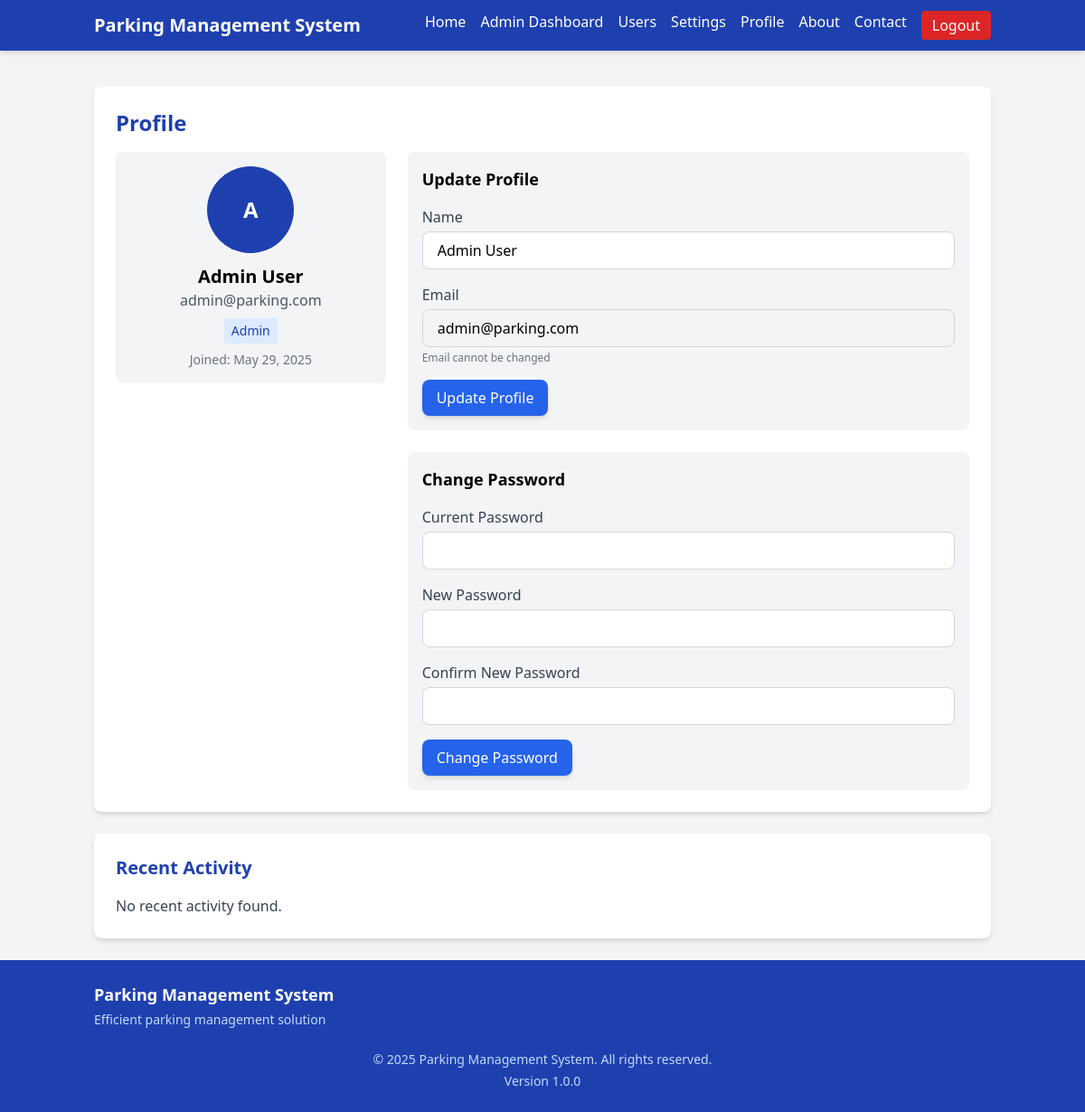
The page /users/profile (signed in) on the database its author committed.
### tables this page shows
CREATE TABLE users (
    id INT AUTO_INCREMENT PRIMARY KEY,
    name VARCHAR(100) NOT NULL,
    email VARCHAR(100) NOT NULL UNIQUE,
    password VARCHAR(255) NOT NULL,
    role ENUM('admin', 'agent') NOT NULL DEFAULT 'agent',
    created_at DATETIME DEFAULT CURRENT_TIMESTAMP,
    updated_at DATETIME DEFAULT CURRENT_TIMESTAMP ON UPDATE CURRENT_TIMESTAMP
);

### app/controllers/UsersController.php (called while the page is built, shortened)
<?php
class UsersController extends Controller
{
    private $userModel;
    public function __construct()
    {
        $this->userModel = $this->model('User');
    }
    public function profile()
    {
        $userId = $_SESSION['user_id'];
        $data = [
            'title' => 'Profile',
            'user' => $this->userModel->findById($userId),
            'activities' => $this->userModel->getActivities($userId, 10),
            'errors' => []
        ];
        $this->view('users/profile', $data);
    }
}

### app/core/Application.php (called while the page is built, shortened)
<?php
class Application
{
    protected $controller = 'HomeController';
    protected $method = 'index';
    protected $params = [];
    public function __construct()
    {
        $url = $this->parseUrl();
        if (isset($url[0]) && file_exists(APP . 'controllers/' . ucfirst($url[0]) . 'Controller.php')) {
            $this->controller = ucfirst($url[0]) . 'Controller';
            unset($url[0]);
        }
        $this->controller = new $controllerNamespace();
        if (isset($url[1]) && method_exists($this->controller, $url[1])) {
            $this->method = $url[1];
            unset($url[1]);
        }
        $this->params = $url ? array_values($url) : [];
    }
    public function run()
    {
        call_user_func_array([$this->controller, $this->method], $this->params);
    }
    protected function parseUrl()
    {
        if (isset($_GET['url'])) {
            $url = rtrim($_GET['url'], '/');
            $url = filter_var($url, FILTER_SANITIZE_URL);
            return explode('/', $url);
        }
        return [];
    }
}

### public/index.php (called while the page is built, shortened)
<?php
require_once APP . 'core/bootstrap.php';
$app = new App\Core\Application();
$app->run();

### app/core/Model.php (called while the page is built, shortened)
<?php
class Model
{
    protected $db;
    protected $table;
    public function __construct()
    {
        $this->db = Database::getInstance();
    }
    public function findById($id)
    {
        try {
            $stmt = $this->db->prepare("SELECT * FROM {$this->table} WHERE id = :id");
            $stmt->bindParam(':id', $id, PDO::PARAM_INT);
            $stmt->execute();
            return $stmt->fetch(PDO::FETCH_OBJ);
        } catch (PDOException $e) {
            error_log($e->getMessage());
            return false;
        }
    }
}

### app/core/bootstrap.php (called while the page is built, shortened)
<?php
spl_autoload_register(function ($className) {
    $className = str_replace('\\', DIRECTORY_SEPARATOR, $className);
    $file = ROOT . $className . '.php';
});

### app/core/Database.php (called while the page is built, shortened)
<?php
class Database
{
    private static $instance = null;
    private function __construct()
    {
        try {
            $this->conn = new PDO(
                'mysql:host=' . DB_HOST . ';dbname=' . DB_NAME . ';charset=utf8',
                DB_USER,
                DB_PASS,
                [
                    PDO::ATTR_ERRMODE => PDO::ERRMODE_EXCEPTION,
                    PDO::ATTR_DEFAULT_FETCH_MODE => PDO::FETCH_OBJ,
                    PDO::ATTR_EMULATE_PREPARES => false
                ]
            );
        } catch (PDOException $e) {
            die('Database connection failed: ' . $e->getMessage());
        }
    }
    public static function getInstance()
    {
        if (!self::$instance) {
            self::$instance = new Database();
        }
        return self::$instance->conn;
    }
}

### app/views/users/profile.php (the view, shortened to what this page needs)
<?php require APP . 'views/includes/header.php'; ?>
<div class="bg-white rounded-lg shadow-md p-6 mb-6">
    <h1 class="text-2xl font-bold text-blue-800 mb-4"><?= $title ?></h1>
    <div class="grid grid-cols-1 md:grid-cols-3 gap-6">
        <div class="md:col-span-1">
            <div class="bg-gray-100 p-4 rounded-lg text-center">
                <div class="w-24 h-24 bg-blue-800 rounded-full mx-auto mb-3 flex items-center justify-center">
                    <span class="text-white text-2xl font-bold"><?= substr($user->name, 0, 1) ?></span>
                </div>
                <h2 class="text-xl font-semibold"><?= $user->name ?></h2>
                <p class="text-gray-600"><?= $user->email ?></p>
                <p class="text-sm bg-blue-100 text-blue-800 rounded px-2 py-1 mt-2 inline-block capitalize"><?= $user->role ?></p>
                <p class="text-gray-500 text-sm mt-2">Joined: <?= date('M d, Y', strtotime($user->created_at)) ?></p>
            </div>
        </div>
        <div class="md:col-span-2">
            <div class="bg-gray-100 p-4 rounded-lg mb-6">
                <h3 class="text-lg font-semibold mb-3">Update Profile</h3>
                <form action="<?= URL_ROOT ?>/users/profile" method="POST" class="space-y-4">
                    <div>
                        <label for="name" class="block text-gray-700 mb-1">Name</label>
                        <input type="text" id="name" name="name" class="w-full px-4 py-2 border rounded-lg focus:outline-none focus:ring-2 focus:ring-blue-500 <?= isset($errors['name']) ? 'border-red-500' : 'border-gray-300' ?>" value="<?= $user->name ?>">
                    </div>
                    <div>
                        <label for="email" class="block text-gray-700 mb-1">Email</label>
                        <input type="email" id="email" name="email" class="w-full px-4 py-2 border rounded-lg bg-gray-100 border-gray-300" value="<?= $user->email ?>" disabled>
                        <p class="text-gray-500 text-xs mt-1">Email cannot be changed</p>
                    </div>
                    <div>
                        <button type="submit" class="bg-blue-600 hover:bg-blue-700 text-white px-4 py-2 rounded-lg shadow-md transition">Update Profile</button>
                    </div>
                </form>
            </div>
            <div class="bg-gray-100 p-4 rounded-lg">
                <h3 class="text-lg font-semibold mb-3">Change Password</h3>
                <form action="<?= URL_ROOT ?>/users/profile" method="POST" class="space-y-4">
                    <div>
                        <label for="current_password" class="block text-gray-700 mb-1">Current Password</label>
                        <input type="password" id="current_password" name="current_password" class="w-full px-4 py-2 border rounded-lg focus:outline-none focus:ring-2 focus:ring-blue-500 <?= isset($errors['current_password']) ? 'border-red-500' : 'border-gray-300' ?>">
                    </div>
                    <div>
                        <label for="new_password" class="block text-gray-700 mb-1">New Password</label>
                        <input type="password" id="new_password" name="new_password" class="w-full px-4 py-2 border rounded-lg focus:outline-none focus:ring-2 focus:ring-blue-500 <?= isset($errors['new_password']) ? 'border-red-500' : 'border-gray-300' ?>">
                    </div>
                    <div>
                        <label for="confirm_password" class="block text-gray-700 mb-1">Confirm New Password</label>
                        <input type="password" id="confirm_password" name="confirm_password" class="w-full px-4 py-2 border rounded-lg focus:outline-none focus:ring-2 focus:ring-blue-500 <?= isset($errors['confirm_password']) ? 'border-red-500' : 'border-gray-300' ?>">
                    </div>
                    <div>
                        <button type="submit" class="bg-blue-600 hover:bg-blue-700 text-white px-4 py-2 rounded-lg shadow-md transition">Change Password</button>
                    </div>
                </form>
            </div>
        </div>
    </div>
</div>
<div class="bg-white rounded-lg shadow-md p-6">
    <h2 class="text-xl font-bold text-blue-800 mb-4">Recent Activity</h2>
    <?php if(empty($activities)): ?>
        <p class="text-gray-700">No recent activity found.</p>
    <?php endif; ?>
</div>
<?php require APP . 'views/includes/footer.php'; ?>

### rows shown on the page
users: name "A", name "Admin User", email "admin@parking.com", role "Admin", created_at "May 29, 2025"

### other values the page prints
SITE_NAME "Parking Management System"
$title "Profile"
APP_VERSION "1.0.0"
